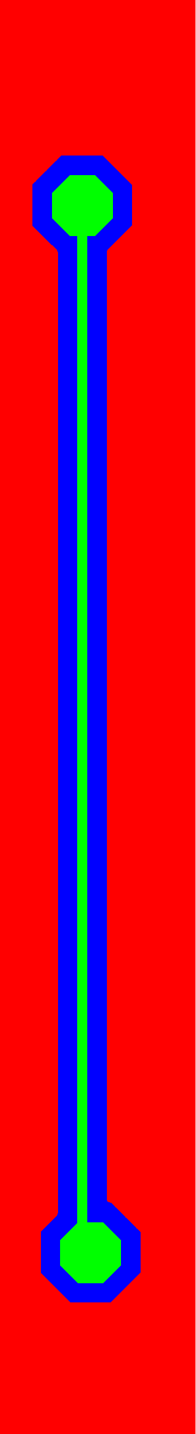
#> input picture 1 - DadosAnalisados/ImagensTrilha/0.5_T1.png, 1172 x 8600 px, found by its file name (shown at 1/6 size); the run also reads 1 picture not shown here
$ jupyter execute --allow-errors 2_AnaliseImagens_CONTAGEM_PIXEL.ipynb
#> lines starting #> are read from the running program, lines starting #| are printed output that depends on the picture
# IMPORTANDO_BIBLIOTECAS

[cell 1]
import numpy as np
import matplotlib.pyplot as plt
import skimage.io
import math

# TRILHAS_ISOLAMENTO_0.5mm

[cell 2]
plt.imshow(skimage.io.imread("0.5.png"), cmap='gray')
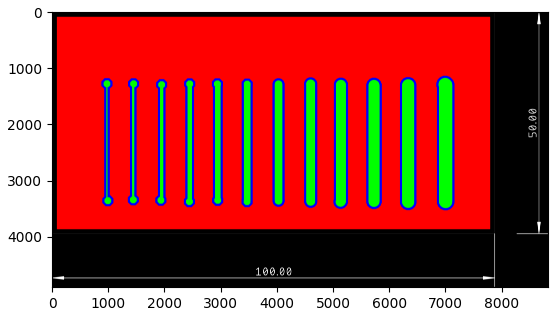
#> figure drawn by matplotlib, 1 panel

[cell 3]
nome_imagem = ['0.5_T1.png', '0.5_T2.png', '0.5_T3.png',
               '0.5_T4.png', '0.5_T5.png', '0.5_T6.png',
               '0.5_T7.png', '0.5_T8.png', '0.5_T9.png',
               '0.5_T10.png', '0.5_T11.png', '0.5_T12.png']

imagem = list()
#> (the rest of this cell did not finish here and is left out)
